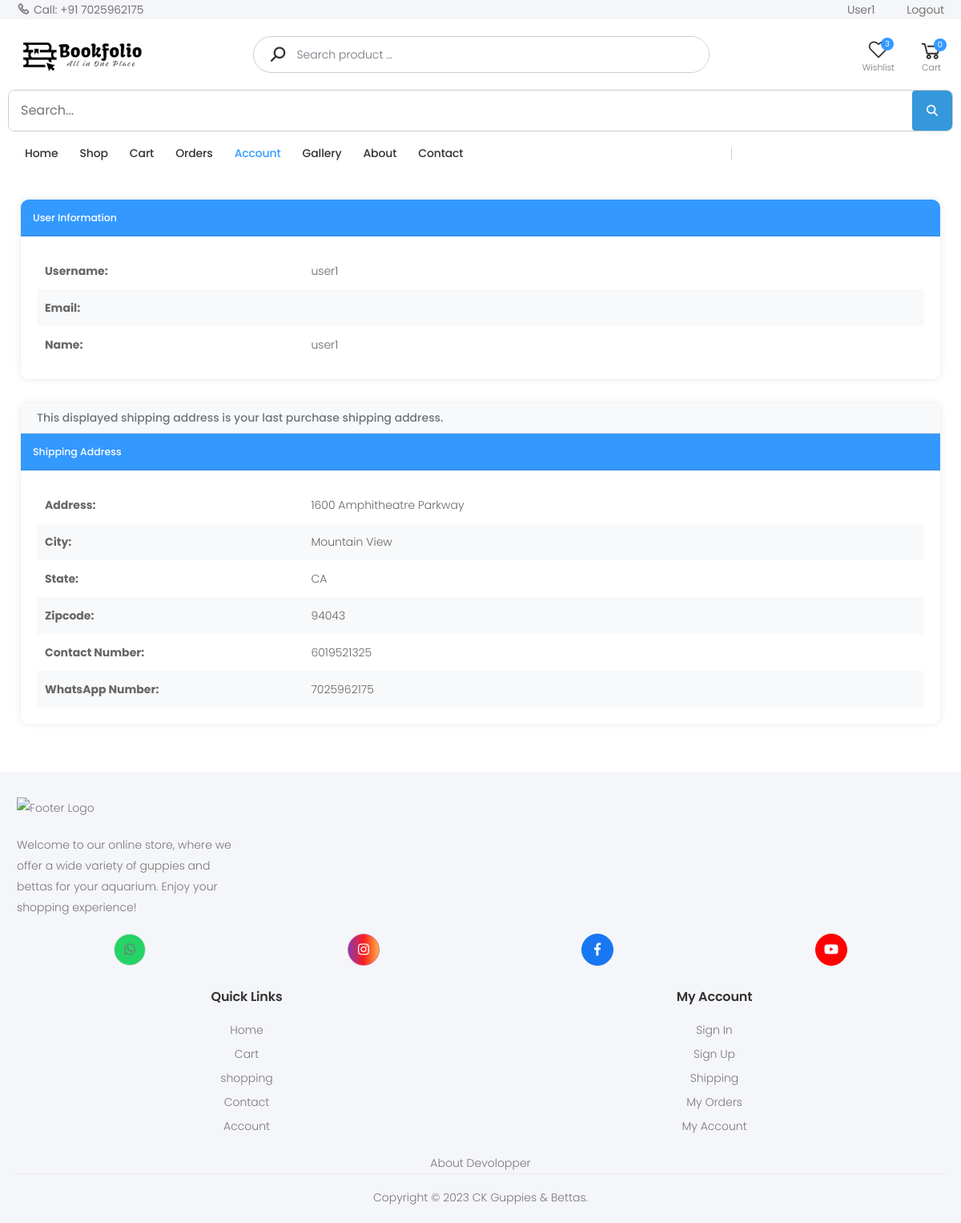
The page /account/ (signed in) on the database its author committed.
### store/models.py (models this page shows, shortened)
class Customer(models.Model):
    user = models.OneToOneField(User, on_delete=models.CASCADE)
    name = models.CharField(max_length=200, null=True)
    contact_number = models.CharField(max_length=12, unique=True, null=True)

class ShippingAddress(models.Model):
    customer = models.ForeignKey(Customer, on_delete=models.SET_NULL, null=True)
    order = models.ForeignKey(Order, on_delete=models.SET_NULL, null=True)
    number = models.CharField(max_length=12, null=False, blank=False)
    whatsapp = models.CharField(max_length=12, null=False, blank=False)
    address = models.CharField(max_length=200, null=False)
    city = models.CharField(max_length=200, null=False)
    state = models.CharField(max_length=200, null=False)
    zipcode = models.CharField(max_length=200, null=False)
    date_added = models.DateTimeField(auto_now_add=True)

### store/views.py (the view)
# urls.py: path('account/',views.account_info,name='account_info'),
def account_info(request):
    if not request.user.is_authenticated:
        return redirect('auth_app:login')
    customer = request.user.customer
    last_shipping = ShippingAddress.objects.filter(customer=customer).order_by('-date_added').first()
    context = {
        'user': request.user,
        'shipping_info': last_shipping,
    }
    return render(request, 'store/account_info.html', context)

### store/templates/store/account_info.html (shortened to what this page needs)
{% extends "store/Base.html" %}
{% load static %}
{% block content %}
<div class="container my-5">
    <div class="row">
        <div class="col-12">
            <div class="info-card">
                <div class="card-header">
                    <h5 class="mb-0">User Information</h5>
                </div>
                <div class="card-body">
                    <table class="info-table">
                        <tr>
                            <th>Username:</th>
                            <td>{{ user.username }}</td>
                        </tr>
                        <tr>
                            <th>Email:</th>
                            <td>{{ user.email }}</td>
                        </tr>
                        <tr>
                            <th>Name:</th>
                            <td>{{ user.customer.name }}</td>
                        </tr>
                    </table>
                </div>
            </div>
            <div class="info-card">
                <h6>This displayed shipping address is your last purchase shipping address.</h6>
                <div class="card-header">
                    <h5 class="mb-0">Shipping Address</h5>
                </div>
                <div class="card-body">
                    {% if shipping_info %}
                    <table class="info-table">
                        <tr>
                            <th>Address:</th>
                            <td>{{ shipping_info.address }}</td>
                        </tr>
                        <tr>
                            <th>City:</th>
                            <td>{{ shipping_info.city }}</td>
                        </tr>
                        <tr>
                            <th>State:</th>
                            <td>{{ shipping_info.state }}</td>
                        </tr>
                        <tr>
                            <th>Zipcode:</th>
                            <td>{{ shipping_info.zipcode }}</td>
                        </tr>
                        <tr>
                            <th>Contact Number:</th>
                            <td>{{ shipping_info.number }}</td>
                        </tr>
                        <tr>
                            <th>WhatsApp Number:</th>
                            <td>{{ shipping_info.whatsapp }}</td>
                        </tr>
                    </table>
                    {% else %}
                    <p>You can add shipping information during cart checkout.</p>
                    {% endif %}
                </div>
            </div>
        </div>
    </div>
</div>
{% endblock %}

### store/templates/store/Base.html (shortened to what this page needs)
{% load static %}
<!DOCTYPE html>
<html lang="en">
<head>
    <link rel="stylesheet" href="{% static 'assets/css/bootstrap.min.css' %}">
    <link rel="stylesheet" href="{% static 'assets/css/style/Base.css' %}">
    <link rel="stylesheet" href="{% static 'assets/css/skins/skin-demo-4.css' %}">
    <link rel="stylesheet" href="{% static 'assets/css/demos/demo-4.css' %}">
    <link rel="stylesheet" href="{% static 'assets/css/style2.css' %}">
</head>
<body>
    <div class="page-wrapper">
        <header class="header header-intro-clearance header-4">
          <div class="header-top">
            <div class="container">
                <div class="header-left">
                    <a href="tel:#"><i class="icon-phone"></i>Call: +91 7025962175</a>
                </div>
                <div class="header-right">
                    <ul class="top-menu" id="account-toggle">
                        <li>
                            <ul id="account-menu">
                                {% if user.is_authenticated %}
                                    <li><a href="{% url 'store_app:account_info' %}">{{user.username}}</a></li>
                                    <li><a href="{% url 'auth_app:logout' %}" id="signin-button">Logout</a></li>
                                {% else %}
                                    <li><a href="{% url 'auth_app:register' %}" id="signup-button">Sign up</a></li>
                                    <li><a href="{% url 'auth_app:login' %}" id="signin-button">Sign in</a></li>
                                {% endif %}
                            </ul>
                        </li>
                    </ul>
                </div>
            </div>
        </div>
            <div class="header-middle">
                <div class="container">
                    <div class="header-left">
                        <a href="{% url 'store_app:allProdCat' %}" class="logo">
                            <img src="{% static 'assets/images/demos/demo-4/dd.png' %}" alt="Molla Logo" width="150" height="25">
                        </a>
                    </div>
                    <div class="header-center">
                        <div class="header-search header-search-extended header-search-visible d-none d-lg-block">
							<form action="{% url 'search_app:SearchResult' %}" method="get">
                                <div class="header-search-wrapper search-wrapper-wide">
                                    <button class="btn btn-primary" type="submit"><i class="icon-search"></i></button>
                                    <input type="search" class="form-control" name="q" id="q" placeholder="Search product ..." required>
                                </div>
                            </form>
                        </div>
                    </div>
                    <div class="header-right">
                        <div class="wishlist">
                            <a href="{% url 'store_app:wishlist' %}" title="Wishlist">
                                <div class="icon">
                                    <i class="icon-heart-o"></i>
                                    <span class="wishlist-count badge" id="wishlist-count">{{ wishlist_count }}</span>
                                </div>
                                <p>Wishlist</p>
                            </a>
                        </div>
                        <div class="dropdown cart-dropdown">
                            <a href="{% url 'store_app:cart' %}" class="dropdown-toggle">
                                <div class="icon">
                                    <i class="icon-shopping-cart"></i>
                                    <span class="cart-count" data-cart-items="{{cartItems}}">{{cartItems}}</span>
                                </div>
                                <p>Cart</p>
                            </a>
                        </div>
                    </div>
                </div>
                <div class="mobile-search-container">
                    <form class="mobile-search-form" action="{% url 'search_app:SearchResult' %}" method="get">
                      <div class="search-input-wrapper">
                        <input
                          type="search"
                          name="q"
                          id="q"
                          placeholder="Search..."
                          class="mobile-search-input"
                          autocomplete="off"
                          required
                        >
                            <button type="submit" class="mobile-search-button">
                                <i class="fas fa-search"></i>
                            </button>
                      </div>
                    </form>
                  </div>
            </div>
            <div class="header-bottom sticky-header">
                <div class="container">
                    <div class="header-center">
                        <nav class="main-nav">
                            <ul class="menu sf-arrows">
                                <li class="megamenu-container {% if request.path == '/' %}active{% endif %}">
                                    <a href="{% url 'store_app:allProdCat' %}">Home</a>
                                </li>
                                <li class="megamenu-container {% if request.path == '/shop/' %}active{% endif %}">
                                    <a href="{% url 'store_app:allProductListing' %}">Shop</a>
                                </li>
                                <li class="{% if request.path == '/cart/' %}active{% endif %}">
                                    <a href="{% url 'store_app:cart' %}">Cart</a>
                                </li>
                                    {% if user.is_authenticated %}
                                <li class="{% if request.path == '/orders/' %}active{% endif %}">
                                    <a href="{% url 'store_app:orders' %}">Orders</a>
                                </li>
                                {% endif %}
                                <li class="{% if request.path == '/account/' %}active{% endif %}">
                                    <a href="{% url 'store_app:account_info' %}">Account</a>
                                </li>
                                <li class="{% if request.path == '/gallery/' %}active{% endif %}">
                                    <a href="{% url 'store_app:gallery' %}">Gallery</a>
                                </li>
                                <li class="{% if request.path == '/about/' %}active{% endif %}">
                                    <a href="{% url 'store_app:about' %}">About</a>
                                </li>
                                <li class="{% if request.path == '/contact/' %}active{% endif %}">
                                    <a href="{% url 'store_app:contact' %}">Contact</a>
                                </li>
                            </ul>
                        </nav>
                    </div>
                </div>
            </div>
        </header>
        {% block content %}{% endblock %}
        <footer class="footer">
            <div class="footer-middle">
                <div class="container">
                    <div class="row">
                        <div class="col-sm-6 col-lg-3">
                            <div class="widget widget-about">
                                <img src="{% static 'assets/images/demos/demo-4/logo 19a.png' %}" class="footer-logo" alt="Footer Logo" width="105" height="25">
                                <p>Welcome to our online store, where we offer a wide variety of guppies and bettas for your aquarium. Enjoy your shopping experience!</p>
                            </div>
                        </div>
                        <div class="col-md-12">
                            <div class="social-icons social-icons-colored justify-content-around mb-3">
                                <a href="#" class="social-icon social-whatsapp" title="WhatsApp" target="_blank" style="background-color: #25d366;"><i class="icon-whatsapp"></i></a>
                                <a href="#" class="social-icon social-instagram" title="Instagram" target="_blank"><i class="icon-instagram"></i></a>
                                <a href="#" class="social-icon social-facebook" title="Facebook" target="_blank"><i class="icon-facebook-f"></i></a>
                                <a href="#" class="social-icon social-youtube" title="Youtube" target="_blank"><i class="icon-youtube"></i></a>
                            </div>
                        </div>
                        <div class="container text-center">
                            <div class="row">
                                <div class="col">
                                    <div class="col-sm-12 col-lg-12">
                                        <div class="widget">
                                            <h4 class="widget-title">Quick Links</h4>
                                            <ul class="widget-list">
                                                <li><a href="{% url 'store_app:allProdCat' %}">Home</a></li>
                                                <li><a href="{% url 'store_app:cart' %}">Cart</a></li>
                                                <li><a href="{% url 'store_app:allProductListing' %}">shopping</a></li>
                                                <li><a href="{% url 'store_app:contact' %}">Contact</a></li>
                                                <li><a href="{% url 'store_app:account_info' %}">Account</a></li>
                                            </ul>
                                        </div>
                                    </div>
                                </div>
                                <div class="col">
                                    <div class="col-sm-12 col-lg-12">
                                        <div class="widget">
                                            <h4 class="widget-title">My Account</h4>
                                            <ul class="widget-list">
                                                <li><a href="{% url 'auth_app:login' %}">Sign In</a></li>
                                                <li><a href="{% url 'auth_app:register' %}">Sign Up</a></li>
                                                <li><a href="#">Shipping</a></li>
                                                <li><a href="#">My Orders</a></li>
                                                <li><a href="{% url 'store_app:account_info' %}">My Account</a></li>
                                            </ul>
                                        </div>
                                    </div>
                                </div>
                              </div>
                    </div>
                </div>
            </div>
            <div>
                <a href="{% url 'store_app:devolopper' %}">
                    <p class="footer-copyright text-center">About Devolopper</p>
                </a>
            </div>
            <div class="footer-bottom">
                <div class="container">
                    <p class="footer-copyright text-center">Copyright © 2023 CK Guppies & Bettas.</p>
                </div>
            </div>
        </footer>
    </div>
</body>
</html>

### rows shown on the page
ShippingAddress: address "1600 Amphitheatre Parkway", city "Mountain View", state "CA", zipcode "94043", number "6019521325", whatsapp "7025962175"

### other values the page prints
{{ user.username }} "User1"
{{ wishlist_count }} "3"
{{ cartItems }} "0"
{{ user.username }} "user1"
{{ user.customer.name }} "user1"
